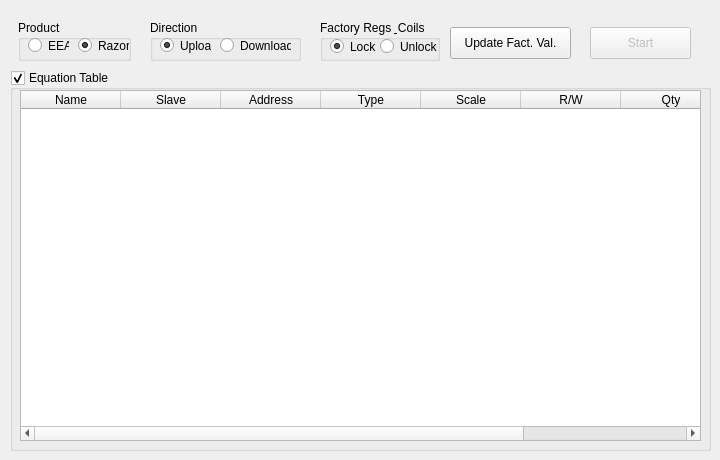
    <widget class="QWidget" name="tab_29">
     <attribute name="title">
      <string>System Configuration</string>
     </attribute>
     <widget class="QGroupBox" name="groupBox_105">
      <property name="geometry">
       <rect>
        <x>10</x>
        <y>70</y>
        <width>701</width>
        <height>381</height>
       </rect>
      </property>
      <property name="title">
       <string>Equation Table</string>
      </property>
      <property name="checkable">
       <bool>true</bool>
      </property>
      <widget class="QTableWidget" name="tableWidget">
       <property name="geometry">
        <rect>
         <x>10</x>
         <y>20</y>
         <width>681</width>
         <height>351</height>
        </rect>
       </property>
       <property name="alternatingRowColors">
        <bool>true</bool>
       </property>
       <column>
        <property name="text">
         <string>Name</string>
        </property>
       </column>
       <column>
        <property name="text">
         <string>Slave</string>
        </property>
       </column>
       <column>
        <property name="text">
         <string>Address</string>
        </property>
       </column>
       <column>
        <property name="text">
         <string>Type</string>
        </property>
       </column>
       <column>
        <property name="text">
         <string>Scale</string>
        </property>
       </column>
       <column>
        <property name="text">
         <string>R/W</string>
        </property>
       </column>
       <column>
        <property name="text">
         <string>Qty</string>
        </property>
       </column>
       <column>
        <property name="text">
         <string>Value</string>
        </property>
       </column>
      </widget>
     </widget>
     <widget class="QPushButton" name="startEquationBtn">
      <property name="enabled">
       <bool>false</bool>
      </property>
      <property name="geometry">
       <rect>
        <x>590</x>
        <y>27</y>
        <width>101</width>
        <height>32</height>
       </rect>
      </property>
      <property name="text">
       <string>Start</string>
      </property>
     </widget>
     <widget class="QGroupBox" name="groupBox_104">
      <property name="geometry">
       <rect>
        <x>150</x>
        <y>20</y>
        <width>151</width>
        <height>41</height>
       </rect>
      </property>
      <property name="title">
       <string>Direction</string>
      </property>
      <property name="checkable">
       <bool>false</bool>
      </property>
      <property name="checked">
       <bool>false</bool>
      </property>
      <widget class="QRadioButton" name="radioButton_188">
       <property name="geometry">
        <rect>
         <x>10</x>
         <y>10</y>
         <width>51</width>
         <height>31</height>
        </rect>
       </property>
       <property name="text">
        <string>Upload</string>
       </property>
       <property name="checked">
        <bool>true</bool>
       </property>
      </widget>
      <widget class="QRadioButton" name="radioButton_189">
       <property name="geometry">
        <rect>
         <x>70</x>
         <y>10</y>
         <width>71</width>
         <height>31</height>
        </rect>
       </property>
       <property name="text">
        <string>Download</string>
       </property>
      </widget>
     </widget>
     <widget class="QGroupBox" name="groupBox_110">
      <property name="geometry">
       <rect>
        <x>18</x>
        <y>20</y>
        <width>113</width>
        <height>41</height>
       </rect>
      </property>
      <property name="title">
       <string>Product</string>
      </property>
      <widget class="QRadioButton" name="radioButton_190">
       <property name="geometry">
        <rect>
         <x>10</x>
         <y>10</y>
         <width>41</width>
         <height>31</height>
        </rect>
       </property>
       <property name="text">
        <string>EEA</string>
       </property>
      </widget>
      <widget class="QRadioButton" name="radioButton_191">
       <property name="geometry">
        <rect>
         <x>60</x>
         <y>10</y>
         <width>51</width>
         <height>31</height>
        </rect>
       </property>
       <property name="text">
        <string>Razor</string>
       </property>
       <property name="checked">
        <bool>true</bool>
       </property>
      </widget>
     </widget>
     <widget class="QPushButton" name="pushButton_2">
      <property name="geometry">
       <rect>
        <x>450</x>
        <y>27</y>
        <width>121</width>
        <height>32</height>
       </rect>
      </property>
      <property name="text">
       <string>Update Fact. Val.</string>
      </property>
     </widget>
     <widget class="QGroupBox" name="groupBox_109">
      <property name="geometry">
       <rect>
        <x>320</x>
        <y>20</y>
        <width>120</width>
        <height>41</height>
       </rect>
      </property>
      <property name="title">
       <string>Factory Regs &amp; Coils</string>
      </property>
      <widget class="QRadioButton" name="radioButton_192">
       <property name="geometry">
        <rect>
         <x>10</x>
         <y>16</y>
         <width>51</width>
         <height>21</height>
        </rect>
       </property>
       <property name="text">
        <string>Lock</string>
       </property>
       <property name="checked">
        <bool>true</bool>
       </property>
      </widget>
      <widget class="QRadioButton" name="radioButton_193">
       <property name="geometry">
        <rect>
         <x>60</x>
         <y>16</y>
         <width>61</width>
         <height>21</height>
        </rect>
       </property>
       <property name="text">
        <string>Unlock</string>
       </property>
      </widget>
     </widget>
    </widget>
